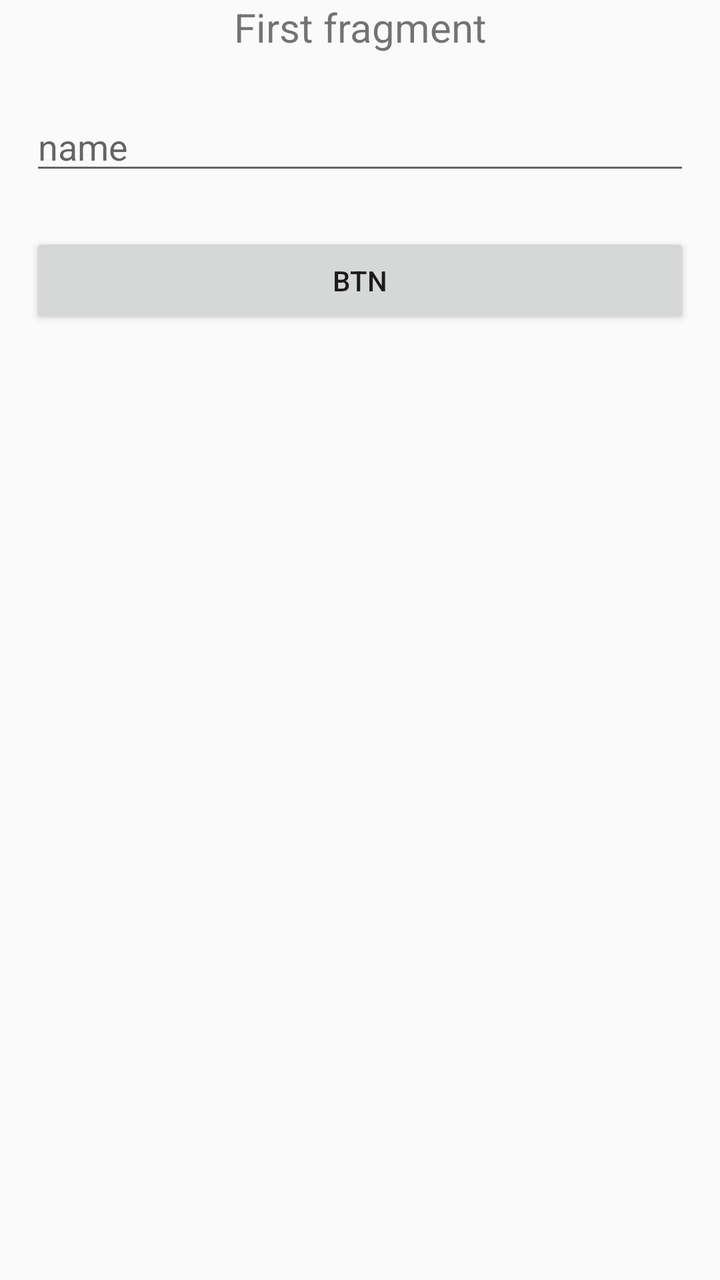
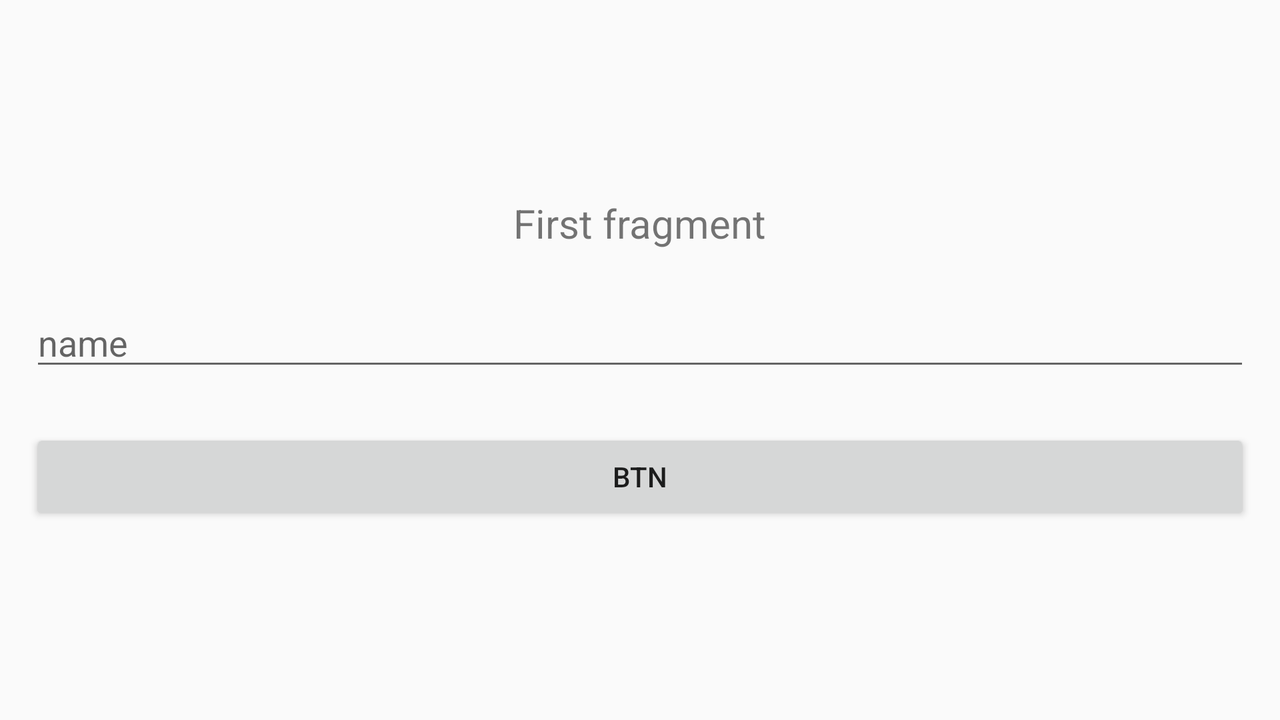

The same Android screen from two of the app's own layout files: first res/layout/ as a phone draws it, then the repository's variant for another configuration, drawn on a device whose configuration selects that folder. Both files follow.
<!-- AndroidManifest.xml: application theme Theme.AndroidCourses -->
<!-- res/layout/hw5_first_fragment_sixth_task.xml -->
<?xml version="1.0" encoding="utf-8"?>
<FrameLayout xmlns:android="http://schemas.android.com/apk/res/android"
    xmlns:tools="http://schemas.android.com/tools"
    android:layout_width="match_parent"
    android:layout_height="match_parent"
    tools:context=".fragments.HW5SixthTaskFirstFragment">

    <LinearLayout
        android:layout_width="match_parent"
        android:layout_height="wrap_content"
        android:orientation="vertical">

        <TextView
            android:id="@+id/titleTextView"
            android:layout_width="match_parent"
            android:layout_height="wrap_content"
            android:text="First fragment"
            android:textAlignment="center"
            android:textSize="20sp" />

        <EditText
            android:id="@+id/nameEditText"
            style="@style/nameEditTheme"
            android:inputType="text"
            android:hint="@string/name" />

        <Button
            android:id="@+id/buttonForTaskSix"
            style="@style/buttonEditTheme"
            android:text="Btn" />
    </LinearLayout>
</FrameLayout>
<!-- resources referenced by this layout -->
<resources>
  <string name="name">name</string>
  <style name="buttonEditTheme" parent="EditMainTheme">
          <item name="android:layout_weight">0.5</item>
      </style>
  <style name="nameEditTheme" parent="EditMainTheme">
          <item name="android:inputType">text</item>
          <item name="android:maxLines">1</item>
          <item name="android:maxLength">40</item>
      </style>
  <style name="Theme.AndroidCourses" parent="Theme.AppCompat.DayNight.DarkActionBar">
          
          <item name="colorPrimary">@color/pale_crimson</item>
          <item name="colorPrimaryVariant">@color/unripe_strawberry</item>
          <item name="colorOnPrimary">@color/white</item>
          
          <item name="colorSecondary">@color/whole_wheat</item>
          <item name="colorSecondaryVariant">@color/ant_red</item>
          <item name="colorOnSecondary">@color/black</item>
          
          <item name="android:statusBarColor">?attr/colorPrimaryVariant</item>
          
      </style>
  <style name="EditMainTheme">
          <item name="android:layout_marginLeft">15dp</item>
          <item name="android:layout_marginRight">15dp</item>
          <item name="android:layout_marginTop">24dp</item>
          <item name="android:layout_width">match_parent</item>
          <item name="android:layout_height">wrap_content</item>
      </style>
  <color name="pale_crimson">#DC99A5</color>
  <color name="unripe_strawberry">#FF6187</color>
  <color name="white">#FFFFFFFF</color>
  <color name="whole_wheat">#a48b73</color>
  <color name="ant_red">#CA574C</color>
  <color name="black">#FF000000</color>
</resources>
<!-- res/layout-land/hw5_first_fragment_sixth_task.xml (the repository's variant of the layout above) -->
<!-- drawn on the phone turned sideways -->
<?xml version="1.0" encoding="utf-8"?>
<androidx.constraintlayout.widget.ConstraintLayout xmlns:android="http://schemas.android.com/apk/res/android"
    android:layout_width="match_parent"
    android:layout_height="match_parent"
    xmlns:app="http://schemas.android.com/apk/res-auto">
    <LinearLayout
        android:layout_width="match_parent"
        android:layout_height="wrap_content"
        android:orientation="vertical"
        android:gravity="center"
        app:layout_constraintTop_toTopOf="parent"
        app:layout_constraintStart_toStartOf="parent"
        app:layout_constraintBottom_toBottomOf="parent"
        >

        <TextView
            android:id="@+id/titleTextView"
            android:layout_width="wrap_content"
            android:layout_height="wrap_content"
            android:text="First fragment"
            android:textAlignment="center"
            android:textSize="20sp" />

        <EditText
            android:id="@+id/nameEditText"
            style="@style/nameEditTheme"
            android:inputType="text"
            android:hint="@string/name" />

        <Button
            android:id="@+id/buttonForTaskSix"
            style="@style/buttonEditTheme"
            android:text="Btn" />
    </LinearLayout>
</androidx.constraintlayout.widget.ConstraintLayout>
